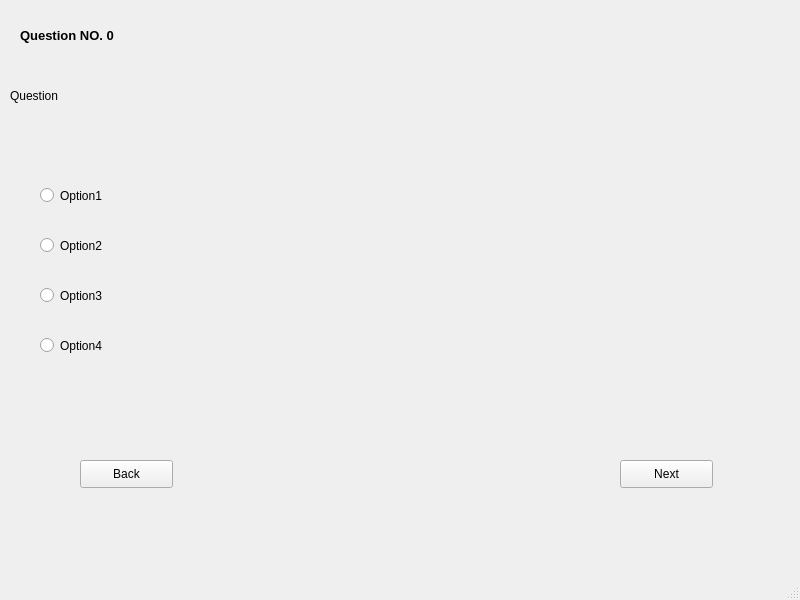
<?xml version="1.0" encoding="UTF-8"?>
<ui version="4.0">
 <class>TakeTestWindow</class>
 <widget class="QMainWindow" name="TakeTestWindow">
  <property name="geometry">
   <rect>
    <x>0</x>
    <y>0</y>
    <width>800</width>
    <height>600</height>
   </rect>
  </property>
  <property name="windowTitle">
   <string>Test_Page</string>
  </property>
  <widget class="QWidget" name="centralwidget">
   <widget class="QRadioButton" name="Option2Button">
    <property name="geometry">
     <rect>
      <x>40</x>
      <y>230</y>
      <width>731</width>
      <height>31</height>
     </rect>
    </property>
    <property name="text">
     <string>Option2</string>
    </property>
    <attribute name="buttonGroup">
     <string notr="true">AnswerbuttonGroup</string>
    </attribute>
   </widget>
   <widget class="QLabel" name="label_2">
    <property name="geometry">
     <rect>
      <x>10</x>
      <y>80</y>
      <width>781</width>
      <height>31</height>
     </rect>
    </property>
    <property name="font">
     <font>
      <pointsize>9</pointsize>
     </font>
    </property>
    <property name="text">
     <string>Question</string>
    </property>
    <property name="wordWrap">
     <bool>true</bool>
    </property>
   </widget>
   <widget class="QRadioButton" name="Option4Button">
    <property name="geometry">
     <rect>
      <x>40</x>
      <y>330</y>
      <width>741</width>
      <height>31</height>
     </rect>
    </property>
    <property name="text">
     <string>Option4</string>
    </property>
    <attribute name="buttonGroup">
     <string notr="true">AnswerbuttonGroup</string>
    </attribute>
   </widget>
   <widget class="QRadioButton" name="Option1Button">
    <property name="geometry">
     <rect>
      <x>40</x>
      <y>180</y>
      <width>721</width>
      <height>31</height>
     </rect>
    </property>
    <property name="text">
     <string>Option1</string>
    </property>
    <attribute name="buttonGroup">
     <string notr="true">AnswerbuttonGroup</string>
    </attribute>
   </widget>
   <widget class="QLabel" name="label">
    <property name="geometry">
     <rect>
      <x>20</x>
      <y>20</y>
      <width>151</width>
      <height>31</height>
     </rect>
    </property>
    <property name="font">
     <font>
      <pointsize>10</pointsize>
      <weight>75</weight>
      <bold>true</bold>
     </font>
    </property>
    <property name="text">
     <string>Question NO. 0</string>
    </property>
   </widget>
   <widget class="QPushButton" name="NextButton">
    <property name="geometry">
     <rect>
      <x>620</x>
      <y>460</y>
      <width>93</width>
      <height>28</height>
     </rect>
    </property>
    <property name="text">
     <string>Next</string>
    </property>
   </widget>
   <widget class="QRadioButton" name="Option3Button">
    <property name="geometry">
     <rect>
      <x>40</x>
      <y>280</y>
      <width>741</width>
      <height>31</height>
     </rect>
    </property>
    <property name="text">
     <string>Option3</string>
    </property>
    <attribute name="buttonGroup">
     <string notr="true">AnswerbuttonGroup</string>
    </attribute>
   </widget>
   <widget class="QPushButton" name="BackButton">
    <property name="geometry">
     <rect>
      <x>80</x>
      <y>460</y>
      <width>93</width>
      <height>28</height>
     </rect>
    </property>
    <property name="text">
     <string>Back</string>
    </property>
   </widget>
  </widget>
  <widget class="QMenuBar" name="menubar">
   <property name="geometry">
    <rect>
     <x>0</x>
     <y>0</y>
     <width>800</width>
     <height>26</height>
    </rect>
   </property>
  </widget>
  <widget class="QStatusBar" name="statusbar"/>
 </widget>
 <resources/>
 <connections/>
 <buttongroups>
  <buttongroup name="AnswerbuttonGroup"/>
 </buttongroups>
</ui>
